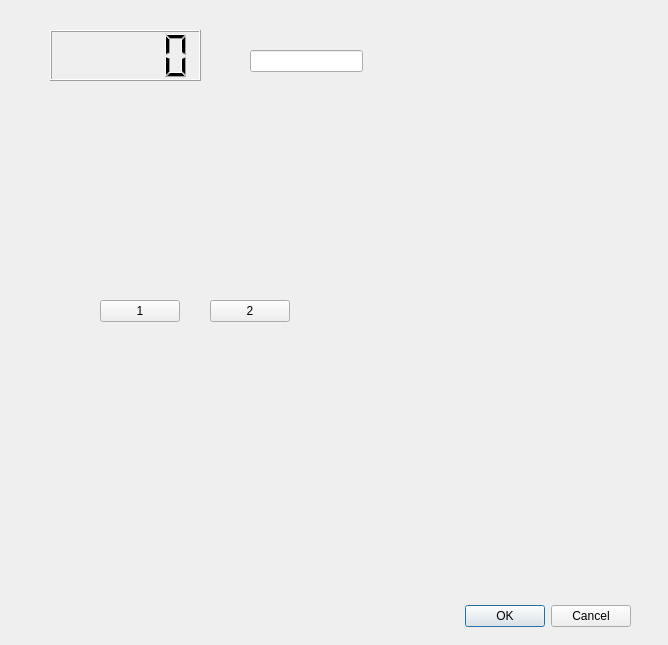
<?xml version="1.0" encoding="UTF-8"?>
<ui version="4.0">
 <class>Dialog</class>
 <widget class="QDialog" name="Dialog">
  <property name="geometry">
   <rect>
    <x>0</x>
    <y>0</y>
    <width>668</width>
    <height>645</height>
   </rect>
  </property>
  <property name="windowTitle">
   <string>Dialog</string>
  </property>
  <widget class="QDialogButtonBox" name="buttonBox">
   <property name="geometry">
    <rect>
     <x>290</x>
     <y>600</y>
     <width>341</width>
     <height>32</height>
    </rect>
   </property>
   <property name="orientation">
    <enum>Qt::Horizontal</enum>
   </property>
   <property name="standardButtons">
    <set>QDialogButtonBox::Cancel|QDialogButtonBox::Ok</set>
   </property>
  </widget>
  <widget class="QPushButton" name="pushButton">
   <property name="geometry">
    <rect>
     <x>100</x>
     <y>300</y>
     <width>80</width>
     <height>22</height>
    </rect>
   </property>
   <property name="text">
    <string>1</string>
   </property>
  </widget>
  <widget class="QPushButton" name="pushButton_2">
   <property name="geometry">
    <rect>
     <x>210</x>
     <y>300</y>
     <width>80</width>
     <height>22</height>
    </rect>
   </property>
   <property name="text">
    <string>2</string>
   </property>
  </widget>
  <widget class="QLCDNumber" name="lcdNumber">
   <property name="geometry">
    <rect>
     <x>50</x>
     <y>30</y>
     <width>151</width>
     <height>51</height>
    </rect>
   </property>
  </widget>
  <widget class="QLineEdit" name="lineEdit">
   <property name="geometry">
    <rect>
     <x>250</x>
     <y>50</y>
     <width>113</width>
     <height>22</height>
    </rect>
   </property>
   <property name="text">
    <string/>
   </property>
  </widget>
 </widget>
 <resources/>
 <connections>
  <connection>
   <sender>buttonBox</sender>
   <signal>accepted()</signal>
   <receiver>Dialog</receiver>
   <slot>accept()</slot>
   <hints>
    <hint type="sourcelabel">
     <x>248</x>
     <y>254</y>
    </hint>
    <hint type="destinationlabel">
     <x>157</x>
     <y>274</y>
    </hint>
   </hints>
  </connection>
  <connection>
   <sender>buttonBox</sender>
   <signal>rejected()</signal>
   <receiver>Dialog</receiver>
   <slot>reject()</slot>
   <hints>
    <hint type="sourcelabel">
     <x>316</x>
     <y>260</y>
    </hint>
    <hint type="destinationlabel">
     <x>286</x>
     <y>274</y>
    </hint>
   </hints>
  </connection>
 </connections>
</ui>
